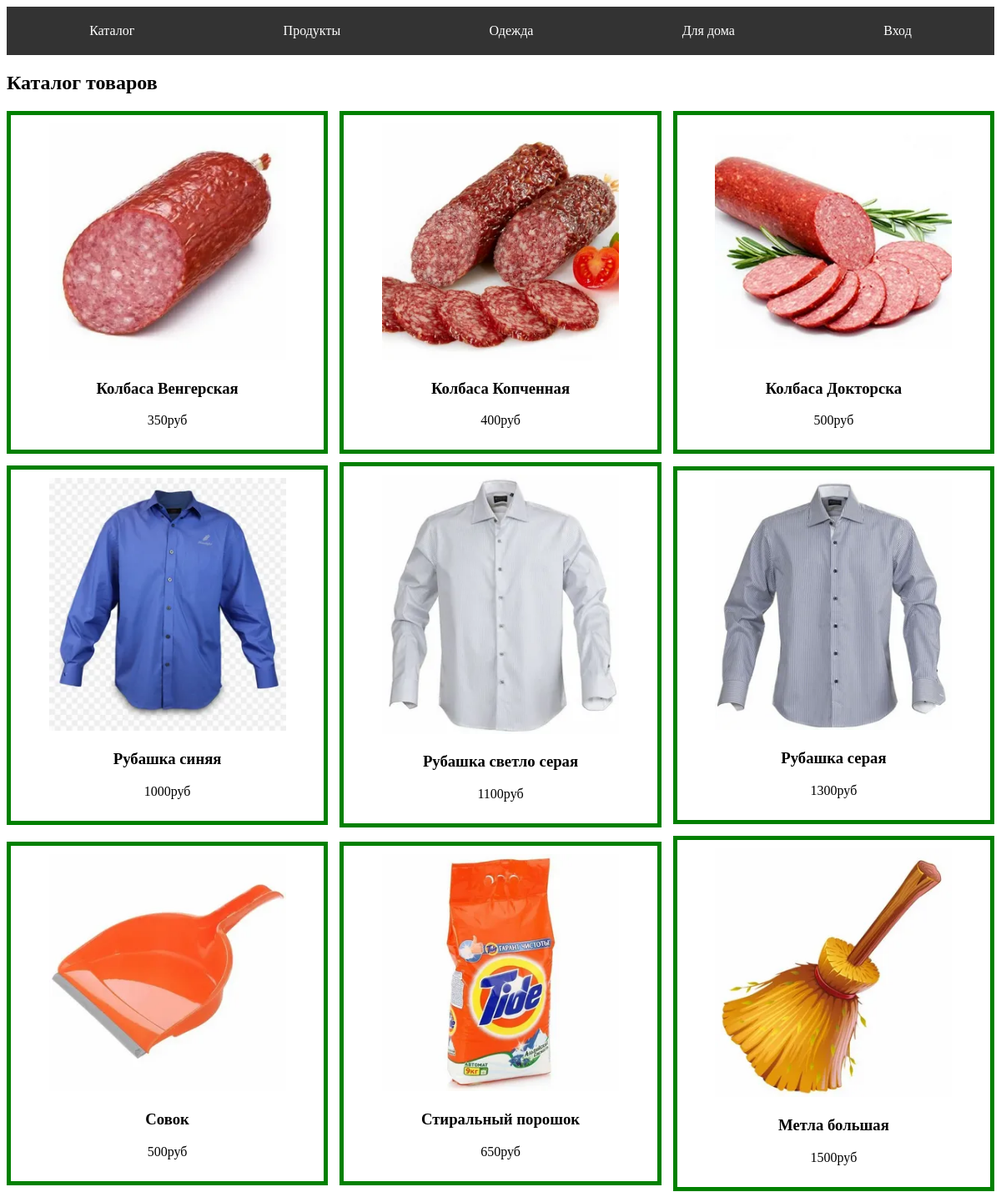
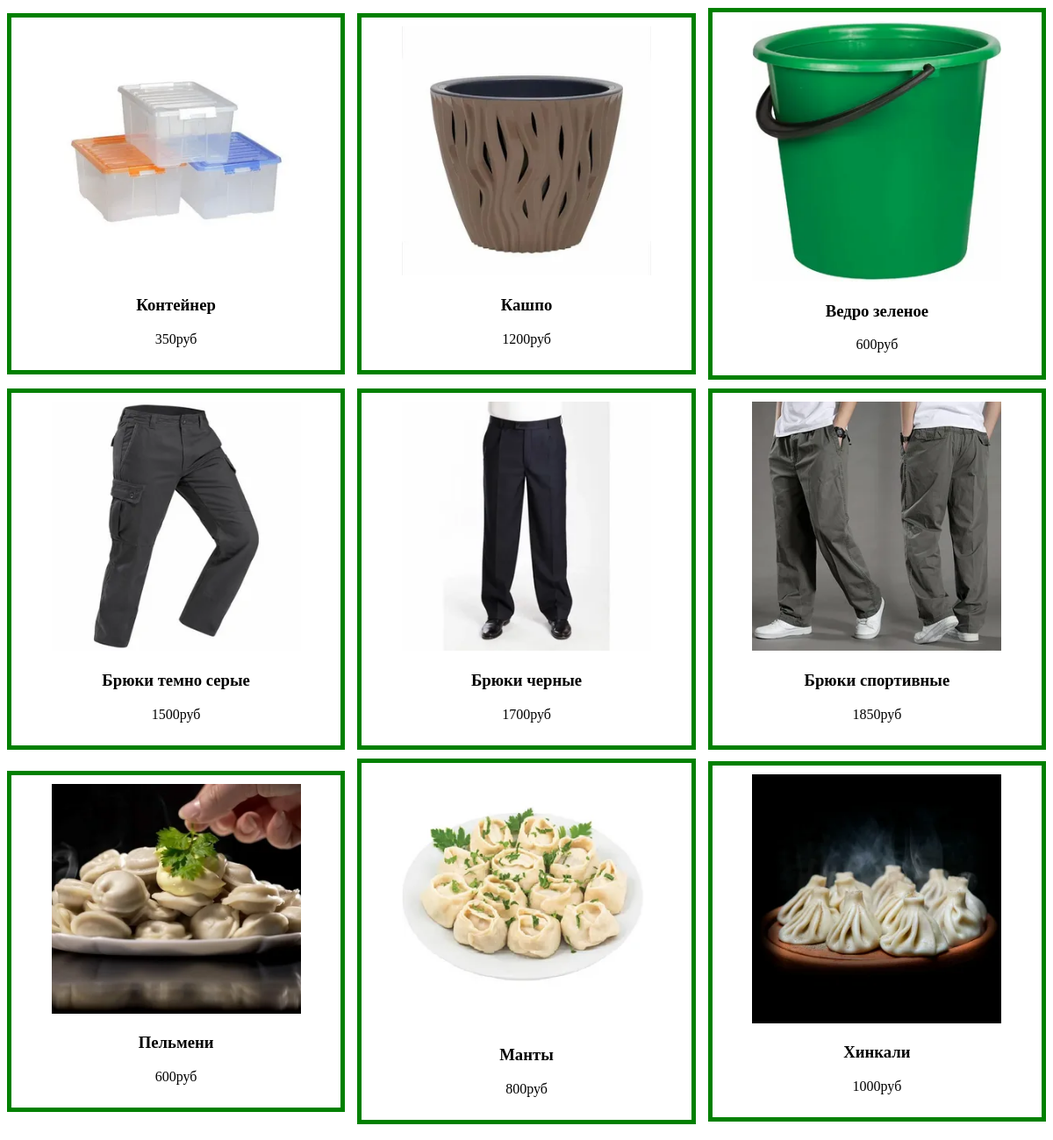
The page / on the database its author committed (2 pictures, top to bottom).
### app/models.py (models this page shows, shortened)
class Tovar(models.Model):
    name = models.CharField(max_length=50, verbose_name='Название')
    price = models.IntegerField(verbose_name='Цена')
    image=models.FileField(verbose_name='Картинка', upload_to='img/', null=True, blank=True)
    discount= models.IntegerField(verbose_name='Скидка', default=0)
    category=models.ForeignKey(to=Category, on_delete=models.SET_NULL, null=True, blank=True)

### app/views.py (the view)
# urls.py: path('', views.index, name='index'),
def index (request):
    items=Tovar.objects.all()
    data={'items':items}
    return render(request, 'index.html', data)

### templates/index.html (shortened to what this page needs)
<!DOCTYPE html>
{% load static %}
<html lang="ru">
<head>
    {% block head %}
        <link rel="stylesheet" href="{% static 'css/catalog.css' %}">
        <link rel="stylesheet" href="{% static 'css/menu.css' %}">
    {% endblock %}
</head>
<body>
    {% block menu %}
<nav>
    <ul>
        <li>
            <a href="{% url 'index' %}">Каталог</a>
        </li>
        <li>
            <a href="{% url 'catalog' 'Продукты' %}">Продукты</a>
        </li>
        <li>
            <a href="{% url 'catalog' 'Одежда' %}">Одежда</a>
        </li>
        <li>
            <a href="{% url 'catalog' 'Для дома' %}">Для дома</a>
        </li>
        {% if user.is_authenticated %}
        <li>
            <a href="{% url 'cabinet' %}">Кабинет</a>
        </li>
        <li>
            <a href="{% url 'cart' %}">Корзина</a>
        </li>
        {% else %}
        <li>
            <a href="">Вход</a>
        </li>
        {% endif %}
    </ul>
</nav>
</body>
{% endblock %}
{% block content %}
<h2>Каталог товаров</h2>
    <div class = 'main-catalog'>
{% for one in items %}
<div class="card">
    <img src="{% static one.image %}" alt="">
    <h3>{{ one.name }}</h3>
    <p>{{ one.price }}руб</p>
</div>
{% endfor %}
</div>
{% endblock %}
</html>

### app/static/css/catalog.css (style rules this page uses)
.main-catalog { display: flex; flex-direction: row; align-items: center; justify-content:space-between ; flex-wrap: wrap; }
.card { width: 30%; border: 5px solid green; text-align: center; padding: 10px; margin-bottom: 10px; }
.card img { width: 80%; }

### app/static/css/menu.css (style rules this page uses)
nav { background-color: #333; padding: 10px; }
nav ul { list-style: none; margin: 0; padding: 0; display: flex; justify-content: space-around; }
nav li a { color: white; text-decoration: none; padding: 10px 15px; display: block; transition: background-color 0.3s ease; }

### rows shown on the page
Tovar: image (picture), name "Колбаса Венгерская", price "350"
Tovar: image (picture), name "Колбаса Копченная", price "400"
Tovar: image (picture), name "Колбаса Докторска", price "500"
Tovar: image (picture), name "Рубашка синяя", price "1000"
Tovar: image (picture), name "Рубашка светло серая", price "1100"
Tovar: image (picture), name "Рубашка серая", price "1300"
Tovar: image (picture), name "Совок", price "500"
Tovar: image (picture), name "Стиральный порошок", price "650"
Tovar: image (picture), name "Метла большая", price "1500"
Tovar: image (picture), name "Контейнер", price "350"
Tovar: image (picture), name "Кашпо", price "1200"
Tovar: image (picture), name "Ведро зеленое", price "600"
Tovar: image (picture), name "Брюки темно серые", price "1500"
Tovar: image (picture), name "Брюки черные", price "1700"
Tovar: image (picture), name "Брюки спортивные", price "1850"
Tovar: image (picture), name "Пельмени", price "600"
Tovar: image (picture), name "Манты", price "800"
Tovar: image (picture), name "Хинкали", price "1000"
